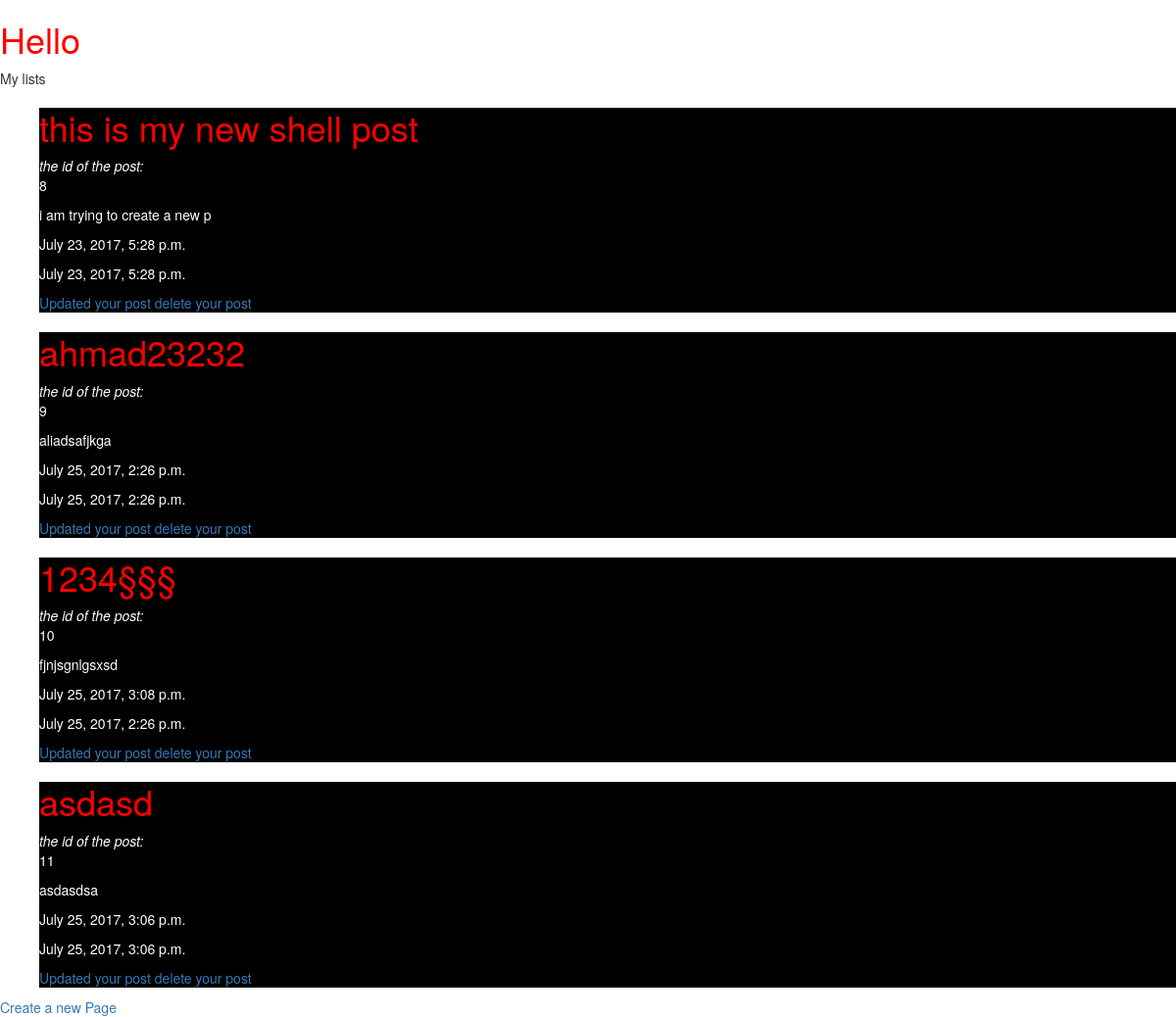
Page /posts/list/ on the earlier database version.
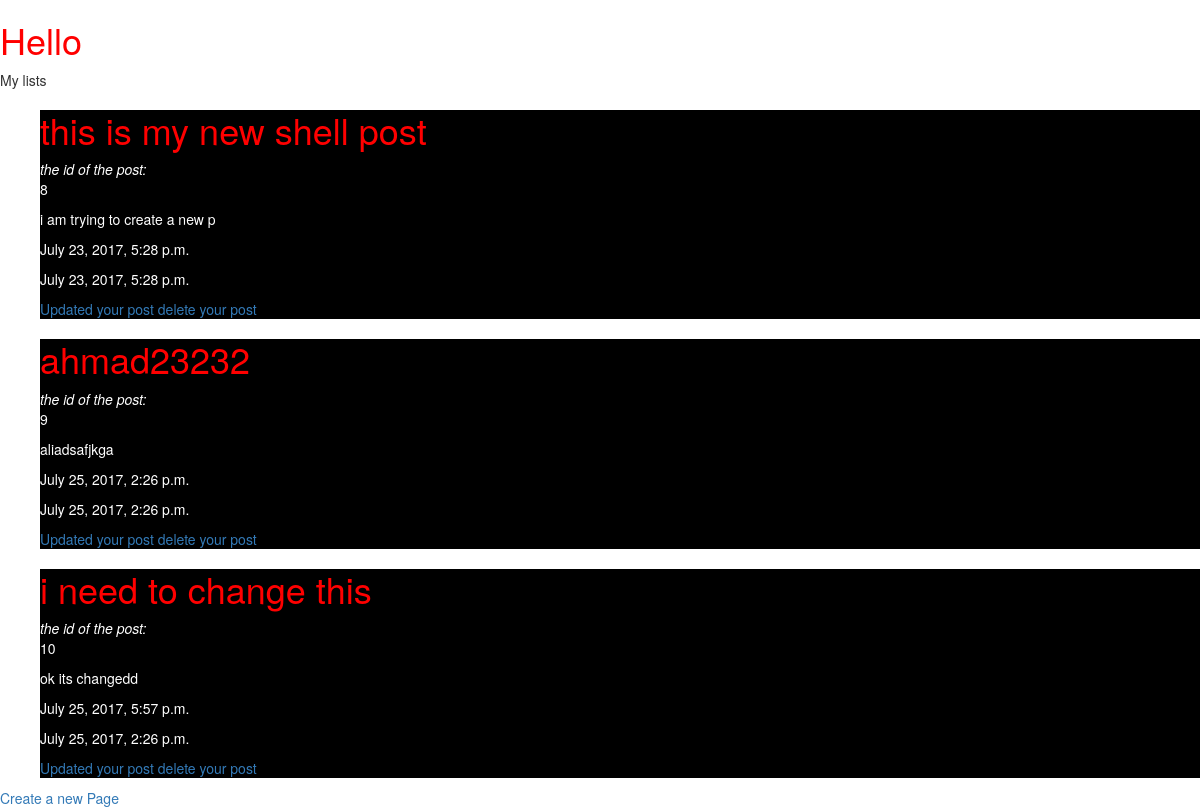
Same page on the later database version.
### post/models.py (models this page shows, shortened)
class Post(models.Model):
	title = models.CharField(max_length=255)
	content = models.TextField()
	updated = models.DateTimeField(auto_now=True, auto_now_add=False)
	timestamp = models.DateTimeField(auto_now=False, auto_now_add = True)
	def get_absoulute_url(self):
		return reverse("post:detail", kwargs={"post_id": self.id})
	def update_url_post(self):
		return reverse("post:update", kwargs={"post_id": self.id})
	def delete_url(self):
		return reverse("post:delete", kwargs={"post_id": self.id})
	def croping(self):
		return str(self.content[0:30])
		pass
	def name_val(self):
		return str(self.id)
		pass

### post/views.py (the view)
def post_list(request):
    details = Post.objects.all()
    context3 = {
        "user": request.user,
        "list": details,
    }
    return render(request, 'post_list.html',context3)

### post/templates/post_list.html
{% extends "base.html" %}
{% block content %}
    {% block head_title %}My lists{% endblock head_title %}
    <ol>
    	   {% for x in list%}
    		<div>
            <a href={{x.get_absoulute_url}}><h1>{{x.title}}</h1></a>
            <cite>the id of the post:</cite><p>{{x.name_val}}</p>
    		<p>{{x.croping}}</p>
    		<p>{{x.updated}}</p>
    		<p>{{x.timestamp}}</p>
            <a href={{x.update_url_post}}>Updated your post</a>
            <a href={{x.delete_url}}>delete your post</a>
            </div>
    	   {% endfor %}
    </ol>
    <a href="{% url 'post:create' %}">Create a new Page</a>
{% endblock content%}

Differences in the rows shown:
removed Post: title "asdasd", name_val "11", croping "asdasdsa", updated "July 25, 2017, 3:06 p.m.", timestamp "July 25, 2017, 3:06 p.m."
changed Post id 10: title "1234§§§" → "i need to change this"; croping "fjnjsgnlgsxsd" → "ok its changedd"; updated "July 25, 2017, 3:08 p.m." → "July 25, 2017, 5:57 p.m."
